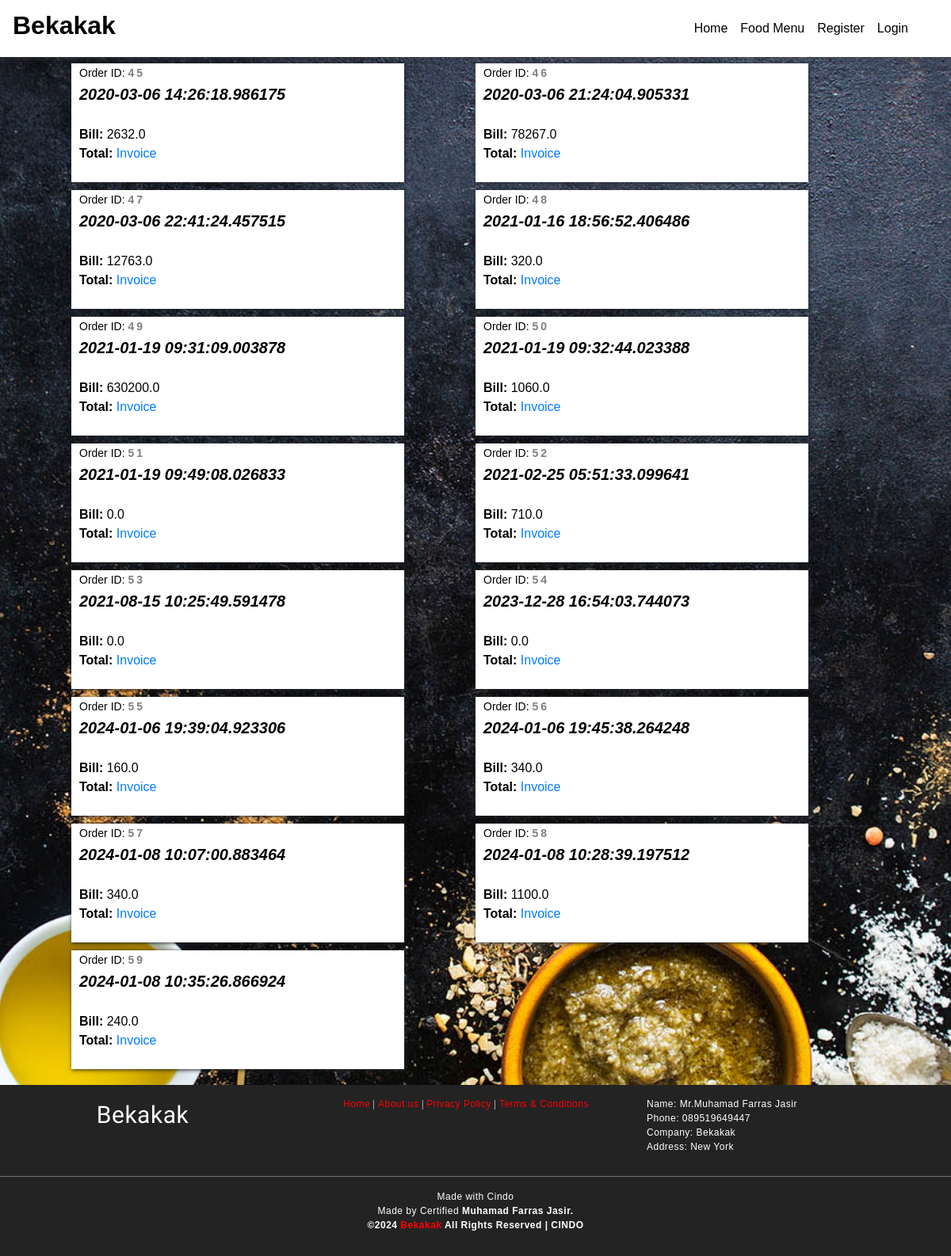
The page /orders on the database its author committed.
### foodapp/models.py (models this page shows)
class Order(models.Model):
	OrderId   = models.AutoField(primary_key=True)
	CustEmail = models.CharField(max_length=30)
	OrderDate = models.CharField(max_length=40)
	TotalBill = models.FloatField(max_length=50)
	class Meta:
		db_table = "FP_Order"

### foodapp/views.py (the view)
# urls.py: path('orders',views.getorder),
def getorder(request):
	orders = Order.objects.all()
	return render(request,'orderlist.html',{'orderlist':orders})

### Templates/foodapp/orderlist.html (shortened to what this page needs)
<!DOCTYPE html>
<html lang="en" dir="ltr">
  <head>
	{% load static %}
    <link rel="stylesheet" type="text/css" href="{% static 'css/imperial_style.css' %}" />
    <link rel="stylesheet" type="text/css" href="{% static 'css/master.css' %}" />
    <link rel="stylesheet" href="https://use.fontawesome.com/releases/v5.7.2/css/all.css">
    <link rel="stylesheet" href="https://use.fontawesome.com/releases/v5.3.1/css/all.css">
<link rel="stylesheet" href="https://stackpath.bootstrapcdn.com/bootstrap/4.4.1/css/bootstrap.min.css">
  </head>
    <nav class="navbar navbar-expand-lg navbar-light" style="position: fixed;width:100%;background-image: linear-gradient(180deg,#FFF,#FFF);box-shadow: 0px 0px 7px 0px #404040;">
      <a class="navbar-brand" href="/"><h2 style="color:black;font-family:sans-serif;font-weight:bolder;"><b>Bekakak</b></h2></a>
      <div class="collapse navbar-collapse" id="navbarSupportedContent">
        <ul class="navbar-nav" style="margin-left:auto!important;margin-right:30px;">
          <li class="nav-item active">
            <a class="nav-link" id="nav-link" href="home">Home <span class="sr-only">(current)</span></a>
          </li>
          <li class="nav-item active">
            <a class="nav-link" id="nav-link" href="allfood">Food Menu <span class="sr-only">(current)</span></a>
          </li>
          {% if request.session.CustId is None and request.session.AdminId is None %}
          <li class="nav-item active">
            <a class="nav-link" id="nav-link" href="addcustomer">Register <span class="sr-only">(current)</span></a>
          </li>
          {% endif %}
          {% if request.session.CustId is None and request.session.AdminId is None %}
          <li class="nav-item active">
            <a class="nav-link" id="nav-link" href="login">Login <span class="sr-only">(current)</span></a>
          </li>
          {% endif %}
        </ul>
      </div>
    </nav>
    <main style="margin-top:80px;">
      <form action="placeorder" method="post">
{% for o in orderlist %}
      <div class="" style="background:#FFF;position: static;width:35%;height:150px;margin-left: 7.5%;float:left;box-shadow:1px 1px 5px;margin-bottom:10px;">
        <span style="color:black;float:left;margin-left:10px;"><span style="font-size:14px;">Order ID: <b style="letter-spacing: 3px;color: grey;">{{o.OrderId}}</b></span><br /><b style="font-size:20px;"><i>{{o.OrderDate}}</i></b><br/>
<br />
<tr>
<td><b>Bill:  </b></td><td>{{o.TotalBill}}</td><br /><td><b>Total:  </b></td><td id="tlp" style="color:black;"></td>
</tr><a href="#">Invoice</a>
      </span>
      </div>
      {% endfor %}
    </form>
    </main>
    <footer>
      <div class="foot-con">
        <div class="fo-cont-1">
            Bekakak
        </div>
        <div class="fo-cont-2">
          <a class="ext-link" href="#">Home</a> |
            <a class="ext-link" href="#">About us</a> |
              <a class="ext-link" href="#">Privacy Policy</a> |
                <a class="ext-link" href="#">Terms & Conditions</a>
        </div>
        <div class="fo-cont-3">
          Name:	Mr.Muhamad Farras Jasir<br />
Phone:	089519649447<br />
Company:	Bekakak<br />
Address: New York
        </div>
      </div><hr style="background-color: grey;margin-top:0px;"/>Made with Cindo<br />
      Made by Certified <b>Muhamad Farras Jasir.<br />
      ©<script type='text/javascript'>var creditsyear = new Date();document.write(creditsyear.getFullYear());</script> <a class="ext-link" href="/"><b>Bekakak</b></a> All Rights Reserved | CINDO
    </footer>
  </body>
</html>

### foodapp/static/css/imperial_style.css (style rules this page uses)
* { margin: 0; padding: 0; font-family: sans-serif; box-sizing: border-box; text-decoration: none; }
a { color: red; }
#nav-link { font-family: sans-serif; font-weight: 400; color:black; }
footer { margin-top: 10px; padding-top: 15px; padding-bottom: 30px; background-color: #232323; color: white; font-family: sans-serif; font-size:12px; font-weight: normal; letter-spacing: 0.5px; text-align: center; flex-shrink: 0; }
.foot-con { width: 100%; height: 100px; overflow: hidden; }
.fo-cont-1 { width:30%; float: left; text-align: center; font-size: 30px; font-weight: normal; color: ; font-family: 'Bevan', cursive; overflow: hidden; }
.fo-cont-2 { width:38%; float: left; font-size: 12px; text-align: center; font-weight: normal; color: ; font-family: 'Ultra', serif; overflow: hidden; }
.fo-cont-3 { width:30%; float: left; font-size: 12px; text-align: left; }

### foodapp/static/css/master.css (style rules this page uses)
* { margin: 0; padding: 0; font-family: sans-serif; box-sizing: border-box; text-decoration: none; }
main { margin-top: 50px; flex: 1 0 auto; }
footer { margin-top: 10px; padding-top: 15px; padding-bottom: 30px; background-color: #232323; color: white; font-family: sans-serif; font-size:12px; font-weight: normal; letter-spacing: 0.5px; text-align: center; flex-shrink: 0; }
.ext-link { color: red; }
.foot-con { width: 100%; height: 100px; overflow: hidden; }
.fo-cont-1 { width:30%; float: left; text-align: center; font-size: 30px; font-weight: normal; color: ; font-family: 'Bevan', cursive; overflow: hidden; }
.fo-cont-2 { width:38%; float: left; font-size: 12px; text-align: center; font-weight: normal; color: ; font-family: 'Ultra', serif; overflow: hidden; }
.fo-cont-3 { width:30%; float: left; font-size: 12px; text-align: left; }

### rows shown on the page
Order: OrderId "45", OrderDate "2020-03-06 14:26:18.986175", TotalBill "2632.0"
Order: OrderId "46", OrderDate "2020-03-06 21:24:04.905331", TotalBill "78267.0"
Order: OrderId "47", OrderDate "2020-03-06 22:41:24.457515", TotalBill "12763.0"
Order: OrderId "48", OrderDate "2021-01-16 18:56:52.406486", TotalBill "320.0"
Order: OrderId "49", OrderDate "2021-01-19 09:31:09.003878", TotalBill "630200.0"
Order: OrderId "50", OrderDate "2021-01-19 09:32:44.023388", TotalBill "1060.0"
Order: OrderId "51", OrderDate "2021-01-19 09:49:08.026833", TotalBill "0.0"
Order: OrderId "52", OrderDate "2021-02-25 05:51:33.099641", TotalBill "710.0"
Order: OrderId "53", OrderDate "2021-08-15 10:25:49.591478", TotalBill "0.0"
Order: OrderId "54", OrderDate "2023-12-28 16:54:03.744073", TotalBill "0.0"
Order: OrderId "55", OrderDate "2024-01-06 19:39:04.923306", TotalBill "160.0"
Order: OrderId "56", OrderDate "2024-01-06 19:45:38.264248", TotalBill "340.0"
Order: OrderId "57", OrderDate "2024-01-08 10:07:00.883464", TotalBill "340.0"
Order: OrderId "58", OrderDate "2024-01-08 10:28:39.197512", TotalBill "1100.0"
Order: OrderId "59", OrderDate "2024-01-08 10:35:26.866924", TotalBill "240.0"
